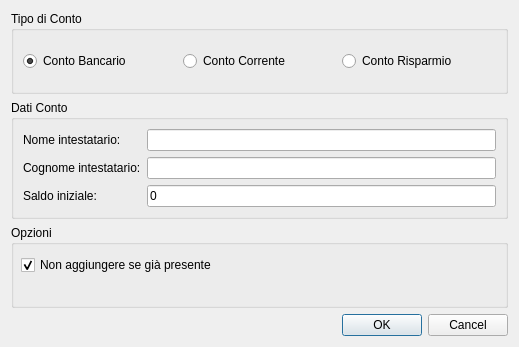
<?xml version="1.0" encoding="UTF-8"?>
<ui version="4.0">
 <class>DialogAddAccount</class>
 <widget class="QDialog" name="DialogAddAccount">
  <property name="geometry">
   <rect>
    <x>0</x>
    <y>0</y>
    <width>519</width>
    <height>347</height>
   </rect>
  </property>
  <property name="windowTitle">
   <string>Aggiungi nuovo conto</string>
  </property>
  <layout class="QVBoxLayout" name="verticalLayout">
   <item>
    <widget class="QGroupBox" name="grpBoxAccountType">
     <property name="title">
      <string>Tipo di Conto</string>
     </property>
     <property name="flat">
      <bool>false</bool>
     </property>
     <property name="checkable">
      <bool>false</bool>
     </property>
     <layout class="QHBoxLayout" name="horizontalLayout">
      <item>
       <widget class="QRadioButton" name="radioBancario">
        <property name="text">
         <string>Conto Bancario</string>
        </property>
        <property name="checked">
         <bool>true</bool>
        </property>
        <attribute name="buttonGroup">
         <string notr="true">btnGrpAccountType</string>
        </attribute>
       </widget>
      </item>
      <item>
       <widget class="QRadioButton" name="radioCorrente">
        <property name="text">
         <string>Conto Corrente</string>
        </property>
        <attribute name="buttonGroup">
         <string notr="true">btnGrpAccountType</string>
        </attribute>
       </widget>
      </item>
      <item>
       <widget class="QRadioButton" name="radioRisparmio">
        <property name="text">
         <string>Conto Risparmio</string>
        </property>
        <attribute name="buttonGroup">
         <string notr="true">btnGrpAccountType</string>
        </attribute>
       </widget>
      </item>
     </layout>
    </widget>
   </item>
   <item>
    <widget class="QGroupBox" name="grpBoxAccountData">
     <property name="title">
      <string>Dati Conto</string>
     </property>
     <layout class="QFormLayout" name="formLayout">
      <item row="0" column="0">
       <widget class="QLabel" name="lblName">
        <property name="text">
         <string>Nome intestatario:</string>
        </property>
       </widget>
      </item>
      <item row="0" column="1">
       <widget class="QLineEdit" name="txtName"/>
      </item>
      <item row="1" column="0">
       <widget class="QLabel" name="lblSurname">
        <property name="text">
         <string>Cognome intestatario:</string>
        </property>
       </widget>
      </item>
      <item row="1" column="1">
       <widget class="QLineEdit" name="txtSurname"/>
      </item>
      <item row="2" column="0">
       <widget class="QLabel" name="lblBalance">
        <property name="text">
         <string>Saldo iniziale:</string>
        </property>
       </widget>
      </item>
      <item row="2" column="1">
       <widget class="QLineEdit" name="txtBalance">
        <property name="text">
         <string>0</string>
        </property>
       </widget>
      </item>
     </layout>
    </widget>
   </item>
   <item>
    <widget class="QGroupBox" name="grpBoxSettings">
     <property name="title">
      <string>Opzioni</string>
     </property>
     <widget class="QCheckBox" name="chkDontAdmitDuplicates">
      <property name="geometry">
       <rect>
        <x>10</x>
        <y>30</y>
        <width>471</width>
        <height>20</height>
       </rect>
      </property>
      <property name="text">
       <string>Non aggiungere se già presente</string>
      </property>
      <property name="checked">
       <bool>true</bool>
      </property>
     </widget>
    </widget>
   </item>
   <item>
    <widget class="QDialogButtonBox" name="buttonBox">
     <property name="orientation">
      <enum>Qt::Horizontal</enum>
     </property>
     <property name="standardButtons">
      <set>QDialogButtonBox::Cancel|QDialogButtonBox::Ok</set>
     </property>
    </widget>
   </item>
  </layout>
 </widget>
 <tabstops>
  <tabstop>radioBancario</tabstop>
  <tabstop>radioCorrente</tabstop>
  <tabstop>radioRisparmio</tabstop>
  <tabstop>txtName</tabstop>
  <tabstop>txtSurname</tabstop>
  <tabstop>txtBalance</tabstop>
  <tabstop>chkDontAdmitDuplicates</tabstop>
  <tabstop>buttonBox</tabstop>
 </tabstops>
 <resources/>
 <connections>
  <connection>
   <sender>buttonBox</sender>
   <signal>accepted()</signal>
   <receiver>DialogAddAccount</receiver>
   <slot>accept()</slot>
   <hints>
    <hint type="sourcelabel">
     <x>318</x>
     <y>274</y>
    </hint>
    <hint type="destinationlabel">
     <x>157</x>
     <y>274</y>
    </hint>
   </hints>
  </connection>
  <connection>
   <sender>buttonBox</sender>
   <signal>rejected()</signal>
   <receiver>DialogAddAccount</receiver>
   <slot>reject()</slot>
   <hints>
    <hint type="sourcelabel">
     <x>316</x>
     <y>260</y>
    </hint>
    <hint type="destinationlabel">
     <x>286</x>
     <y>274</y>
    </hint>
   </hints>
  </connection>
 </connections>
 <buttongroups>
  <buttongroup name="btnGrpAccountType"/>
 </buttongroups>
</ui>
